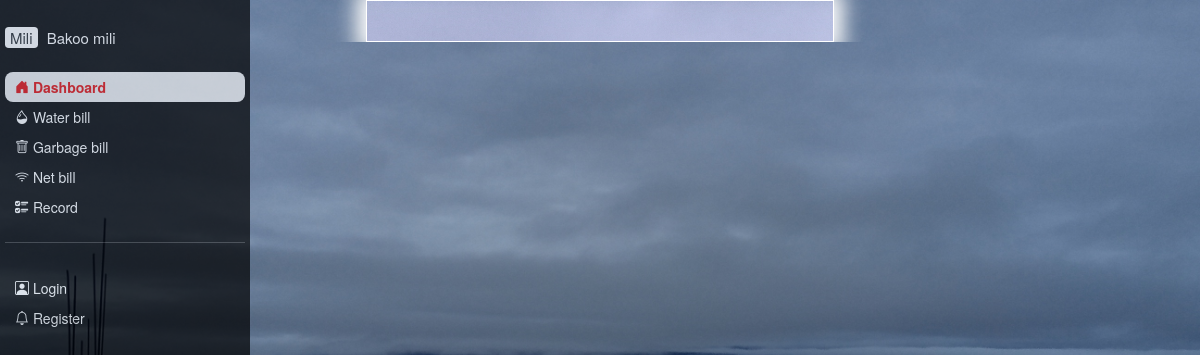
The app's page /garbagebill/, older data.
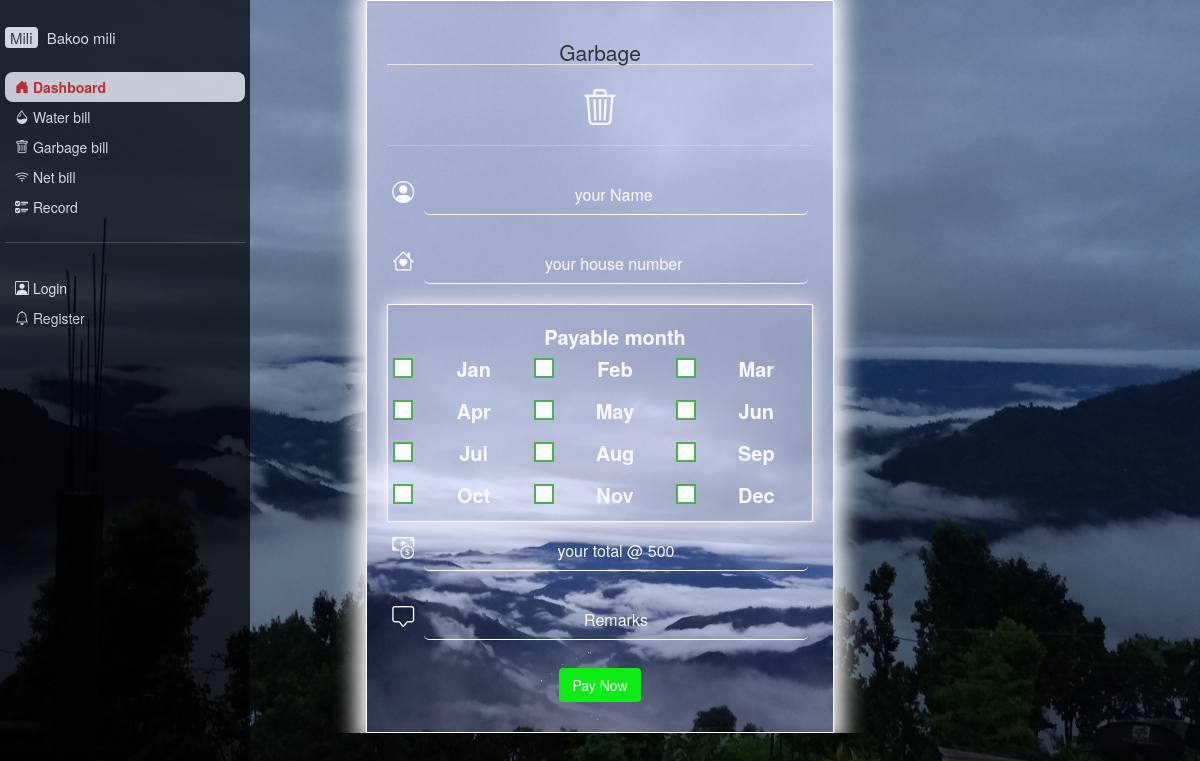
The same page, newer data.
### bako_mili/models.py (models this page shows, shortened)
class Service(models.Model):
    title = models.CharField(max_length=100)
    monthly_rate=models.IntegerField(default=1)
    date_posted = models.DateTimeField(default=timezone.now)
    class Meta:
        app_label = 'bako_mili'

### bako_mili/views.py (the view)
# urls.py: path('garbagebill/',  views.garbagebill, name='garbagebill'),
def garbagebill(request):
    garbage_services = Service.objects.filter(title='Garbage')
    context = {
        'services': garbage_services,
    }
    return render(request, 'bako_mili/waterbill.html', context)

### bako_mili/templates/bako_mili/waterbill.html (shortened to what this page needs)
{% extends "bako_mili/base.html" %}
{% block content %}
  <div class="container-fluid">
    <div class="services">
    <div class="serv_head text-light" id="serv">
    <form class="service_form">
        <fieldset>
        {% for service in services %}
        <h1><legend>{{ service.title }}</legend>
            {% if service.title == "water" %}
            <i class="bi bi-droplet-half avatar"></i>
        {% else %}
        <i class="bi bi-trash3"></i>
        {% endif %}
        <hr>
        <div class="text-field-container">
            <i class="bi bi-person-circle large-icon"></i>
        <input type="text" id="myTextField" placeholder="your Name ">
    </div>
    <div class="text-field-container">
        <i class="bi bi-house-heart large-icon"></i>
        <input type="text" id="myTextField" placeholder="your house number ">
    </div>
<div class="months">
       <label class="checkbox-container" for="month">Payable month</label>
       <div class="checkbox-grid">
       <label class="checkbox-container" for="jan">
        <span class="custom-checkbox"></span>
        Jan
    </label>
    <label class="checkbox-container" for="feb">
        <span class="custom-checkbox"></span>
        Feb
    </label>
    <label class="checkbox-container" for="mar">
        <span class="custom-checkbox"></span>
        Mar
    </label>
    <label class="checkbox-container" for="apr">
        <span class="custom-checkbox"></span>
        Apr
    </label>
    <label class="checkbox-container" for="may">
        <span class="custom-checkbox"></span>
        May
    </label>
    <label class="checkbox-container" for="jun">
        <span class="custom-checkbox"></span>
        Jun
    </label>
    <label class="checkbox-container" for="jul">
        <span class="custom-checkbox"></span>
        Jul
    </label>
    <label class="checkbox-container" for="aug">
        <span class="custom-checkbox"></span>
        Aug
    </label>
    <label class="checkbox-container" for="sep">
        <span class="custom-checkbox"></span>
        Sep
    </label>
    <label class="checkbox-container" for="oct">
        <span class="custom-checkbox"></span>
        Oct
    </label>
    <label class="checkbox-container" for="nov">
        <span class="custom-checkbox"></span>
        Nov
    </label>
    <label class="checkbox-container" for="dec">
        <span class="custom-checkbox"></span>
        Dec
    </label>
       </div>
</div>
       <div class="text-field-container">
        <i class="bi bi-cash-coin large-icon"></i>
        <input type="text" id="myTextField" placeholder="your total @ {{ service.monthly_rate }}" disabled>
    </div>
     <div class="text-field-container">
        <i class="bi bi-chat-square large-icon"></i>
        <input type="text" id="myTextField" placeholder="Remarks" >
    </div>
     <button type="submit" class="btn btn-outline-primary pay-button">Pay Now</button>
    </form>
    {% endfor %}
    </div>
</div>
</div>
{% endblock %}

Row changes from the older to the newer data that the page shows:
added Service: title "Garbage", monthly_rate "your total @ 500"
